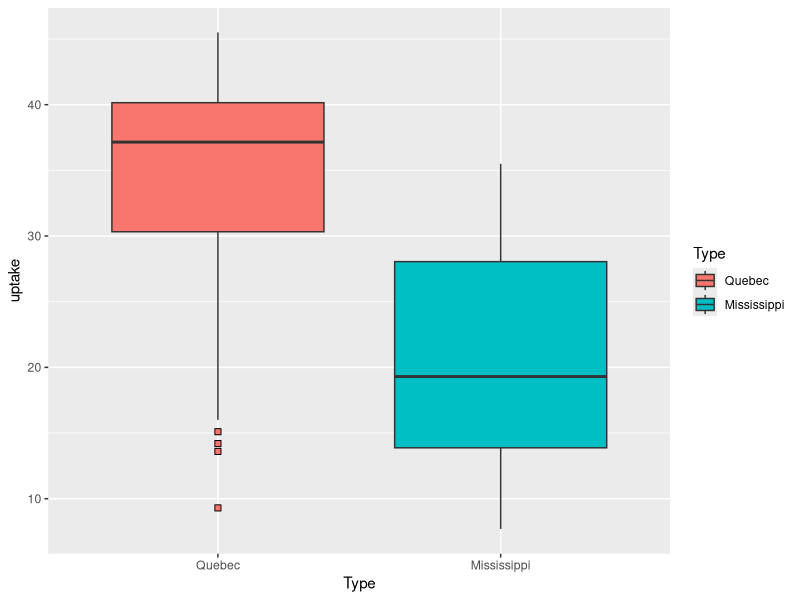

Here is the R script that generated this plot:
#CO2
library(ggplot2)

data("CO2")

class(CO2$Plant)

mean_uptake <- mean(CO2$uptake)

print(mean_uptake)

ggplot(CO2, aes(x = Type, y = uptake, fill=Type, ylab="CO2 Uptake")) + geom_boxplot(outlier.colour="black", outlier.shape=22, outlier.size=2)


#Create subset data frames
quebec_df <- subset.data.frame(CO2, CO2$Type == "Quebec")

missis_df <- subset.data.frame(CO2, CO2$Type == "Mississippi")


#Mean checker
mean_checker <- function(vect1, vect2)
{
  if(mean(vect1) > mean(vect2)){
    print(cat("Quebec has greater uptake, at: ", mean(vect1)))
  } else {
    print(cat("Mississippi has greater uptake at: ", mean(vect2)))
  }
}

mean_checker(quebec_df$uptake, missis_df$uptake)
                              